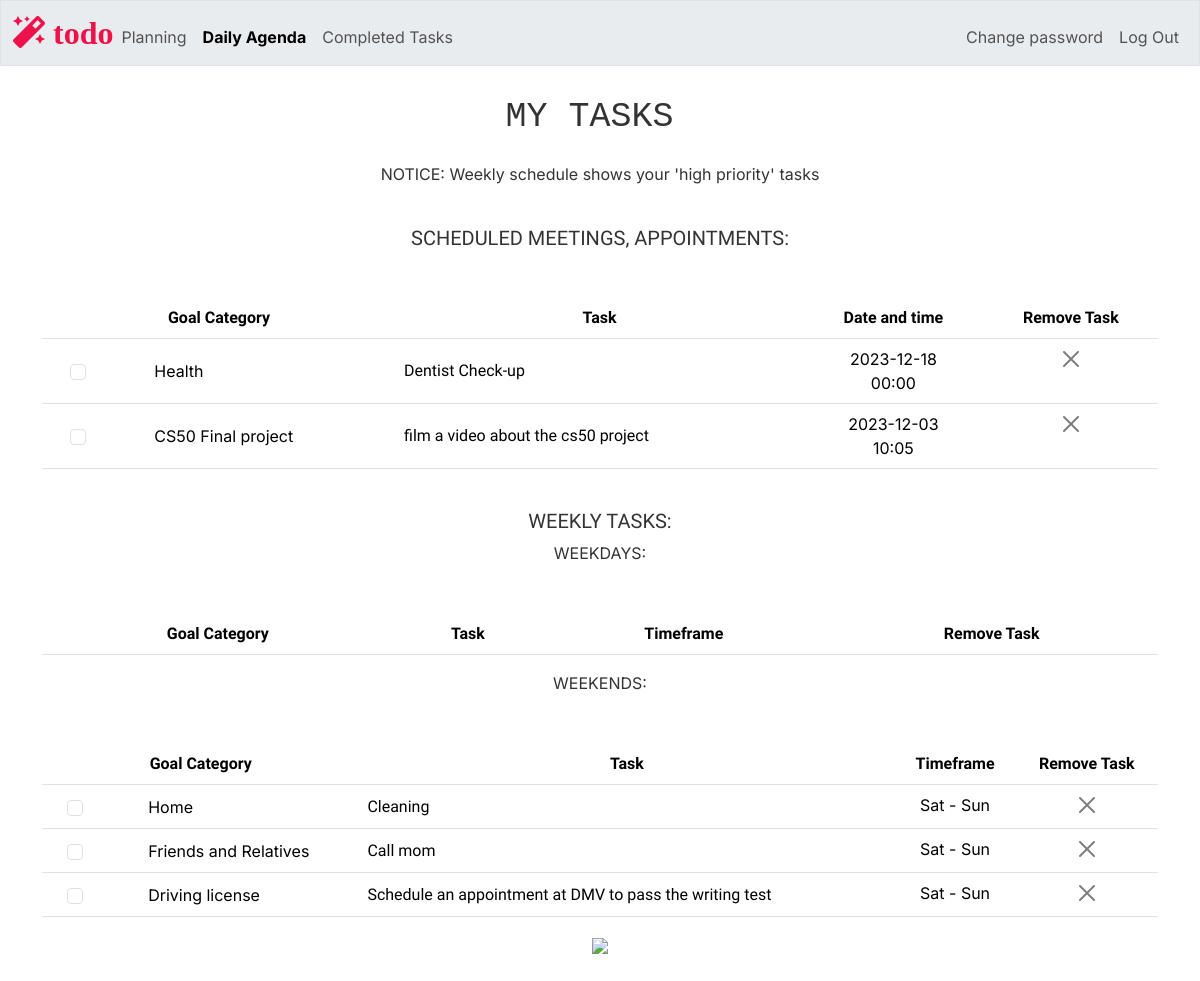
/agenda (signed in), run on an earlier commit of the app's database.
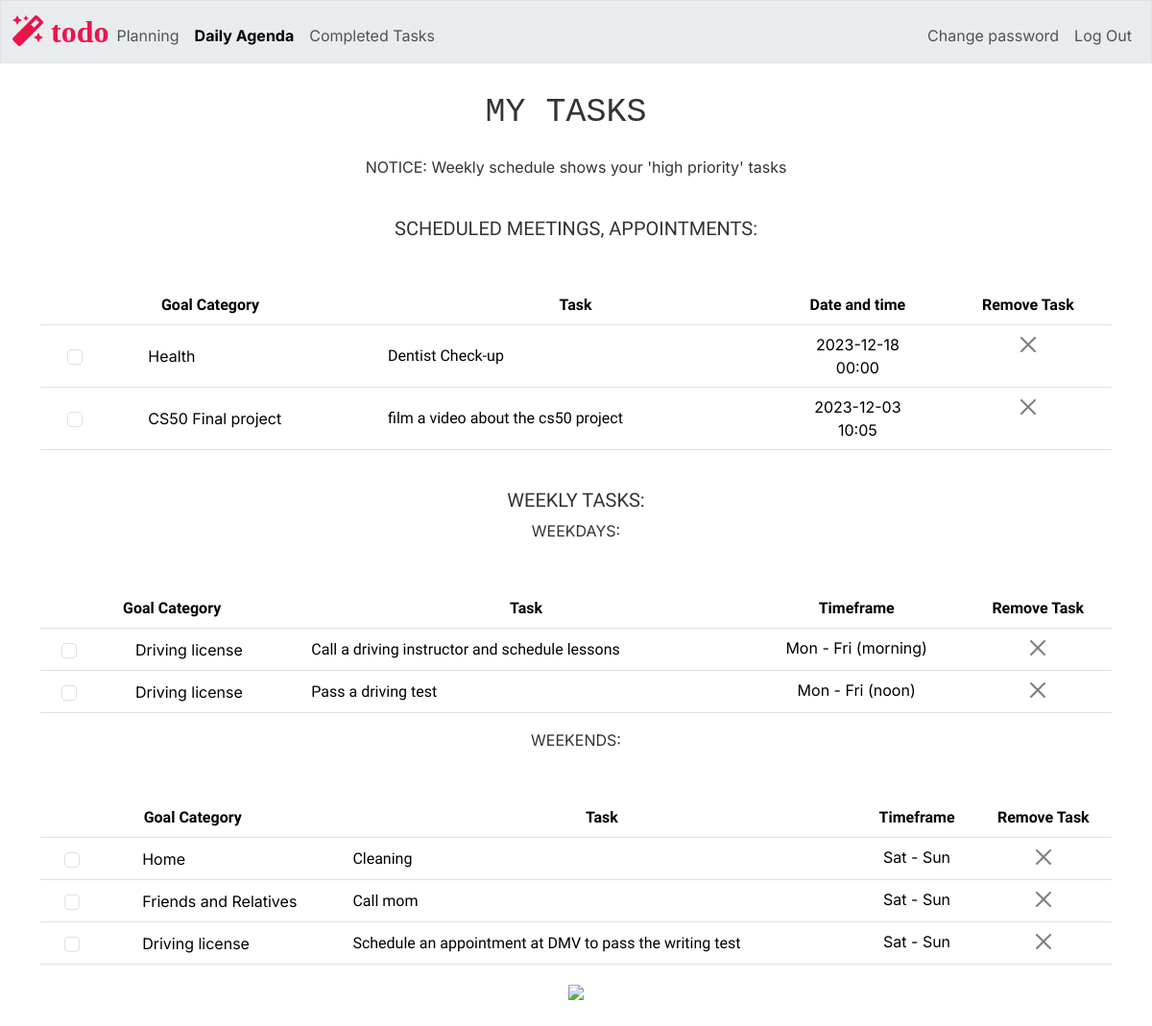
And on a later commit of the database.
### tables this page shows
CREATE TABLE tasks (
    id INTEGER PRIMARY KEY AUTOINCREMENT NOT NULL,
    users_id INTEGER NOT NULL,
    category TEXT NOT NULL,
    task TEXT NOT NULL,
    timeframe TEXT,
    priority TEXT,
    completion INTEGER DEFAULT 0,
    date DATE,
    time TIME,
    FOREIGN KEY (users_id) REFERENCES users(id)
);

### app.py (the view)
@app.route("/agenda", methods=["GET", "POST"])
@login_required
def agenda():
    users_id = session["user_id"]
    appointments = db.execute("SELECT id, category, task, completion, date, time FROM tasks WHERE users_id =? AND completion = 0 AND (date IS NOT NULL AND date != '' OR time IS NOT NULL AND time != '')", users_id)
    weekdays = db.execute("SELECT id, category, task, completion, timeframe FROM tasks WHERE users_id =? AND completion = 0 AND priority = 'High' AND timeframe != 'Sat - Sun'", users_id)
    weekends = db.execute("SELECT id, category, task, completion, timeframe FROM tasks WHERE users_id =? AND completion = 0 AND priority = 'High' AND timeframe == 'Sat - Sun'", users_id)
    welcome_message_h1 = " MY TASKS "
    welcome_message_p = "NOTICE: Weekly schedule shows your 'high priority' tasks "
    return render_template("agenda.html", appointments=appointments, weekdays = weekdays, weekends=weekends, welcome_message_h1 = welcome_message_h1, welcome_message_p = welcome_message_p, current_page="agenda")

### app.py (called while the page is built)
@app.after_request
def after_request(response):
    response.headers["Cache-Control"] = "no-cache, no-store, must-revalidate"
    response.headers["Expires"] = 0
    response.headers["Pragma"] = "no-cache"
    return response

### helpers.py (called while the page is built)
def login_required(f):
    @wraps(f)
    def decorated_function(*args, **kwargs):
        if session.get("user_id") is None:
            return redirect("/login")
        return f(*args, **kwargs)
    return decorated_function

### templates/agenda.html (shortened to what the changed rows need)
{% extends "layout.html" %}
{% block main %}
    <table class="table  mt-5">
        <thead>
            <h5>
                SCHEDULED MEETINGS, APPOINTMENTS:
            </h5>
            <tr>
                <th> Goal Category</th>
                <th> Task </th>
                <th> Date and time </th>
                <th> Remove Task </th>
            </tr>
        </thead>
        <tbody>
            {% for task in appointments %}
                <tr id="todo_row_{{ task.id }}" >
                    <td class="align-middle ">
                        <div class="d-flex align-items-center " >
                            <div class=" col-sm-2 d-flex justify-content-center align-items-center form-check" >
                                <input class="form-check-input completion-checkbox"
                                        type="checkbox"
                                        id="completion_{{ task.id }}"
                                        name="task_completion"
                                        data-task-id="{{ task.id }}"
                                        data-completion="{{ task.completion}}"
                                        onchange="updateTaskStatus(this)">
                            </div>
                            <label class="form-check-label ms-5" for="completion_{{ task.id }}">
                                {{ task.category }}
                            </label>
                        </div>
                    </td>
                    <td class="align-middle " style="text-align: left;">{{ task.task }}</td>
                    <td>
                        <div>
                            {{ task.date or '' }}
                        </div>
                        <div>
                            {{ task.time or '' }}
                        </div>
                    </td>
                    <td>
                        <button class="btn-close" data-bs-toggle="modal" data-bs-target="#deleteConfirmationModal_{{ task.id }}"></button>
                    </td>
                </tr>
            {% endfor %}
        </tbody>
    </table>
    <br>
    <table class="table  mt-5">
        <thead>
            <tr>
                <th> Goal Category</th>
                <th> Task </th>
                <th> Timeframe </th>
                <th> Remove Task </th>
            </tr>
        </thead>
        <tbody>
            {% for task in weekdays %}
                <tr id="todo_row_{{ task.id }}" >
                    <td class="align-middle ">
                        <div class="d-flex align-items-center " >
                            <div class=" col-sm-2 d-flex justify-content-center align-items-center form-check" >
                                <input class="form-check-input completion-checkbox"
                                        type="checkbox"
                                        id="completion_{{ task.id }}"
                                        name="task_completion"
                                        data-task-id="{{ task.id }}"
                                        data-completion="{{ task.completion}}"
                                        onchange="updateTaskStatus(this)">
                            </div>
                            <label class="form-check-label ms-5" for="completion_{{ task.id }}">
                                {{ task.category }}
                            </label>
                        </div>
                    </td>
                    <td class="align-middle " style="text-align: left;">{{ task.task }}</td>
                    <td>
                        <div>
                            {{ task.timeframe or '' }}
                        </div>
                    </td>
                    <td>
                        <button class="btn-close" data-bs-toggle="modal" data-bs-target="#deleteConfirmationModal_{{ task.id }}"></button>
                    </td>
                </tr>
            {% endfor %}
        </tbody>
    </table>
    <table class="table  mt-5">
        <thead>
            <tr>
                <th> Goal Category</th>
                <th> Task </th>
                <th> Timeframe </th>
                <th> Remove Task </th>
            </tr>
        </thead>
        <tbody>
            {% for task in weekends %}
                <tr id="todo_row_{{ task.id }}" >
                    <td class="align-middle">
                        <div class="d-flex align-items-center " >
                            <div class=" col-sm-2 d-flex justify-content-center align-items-center form-check" >
                                <input class="form-check-input completion-checkbox"
                                        type="checkbox"
                                        id="completion_{{ task.id }}"
                                        name="task_completion"
                                        data-task-id="{{ task.id }}"
                                        data-completion="{{ task.completion}}"
                                        onchange="updateTaskStatus(this)">
                            </div>
                            <label class="form-check-label ms-5" for="completion_{{ task.id }}">
                                {{ task.category }}
                            </label>
                        </div>
                    </td>
                    <td class="align-middle " style="text-align: left;">{{ task.task }}</td>
                    <td>
                        <div>
                            {{ task.timeframe or '' }}
                        </div>
                    </td>
                    <td>
                        <button class="btn-close" data-bs-toggle="modal" data-bs-target="#deleteConfirmationModal_{{ task.id }}"></button>
                    </td>
                </tr>
            {% endfor %}
        </tbody>
    </table>
{% endblock %}

What changed in the data, as far as the page shows it:
now on this page (row edited): tasks: category "Driving license", task "Call a driving instructor and schedule lessons", timeframe "Mon - Fri (morning)", shown under "WEEKLY TASKS:"
now on this page (row edited): tasks: category "Driving license", task "Pass a driving test", timeframe "Mon - Fri (noon)", shown under "WEEKLY TASKS:"
